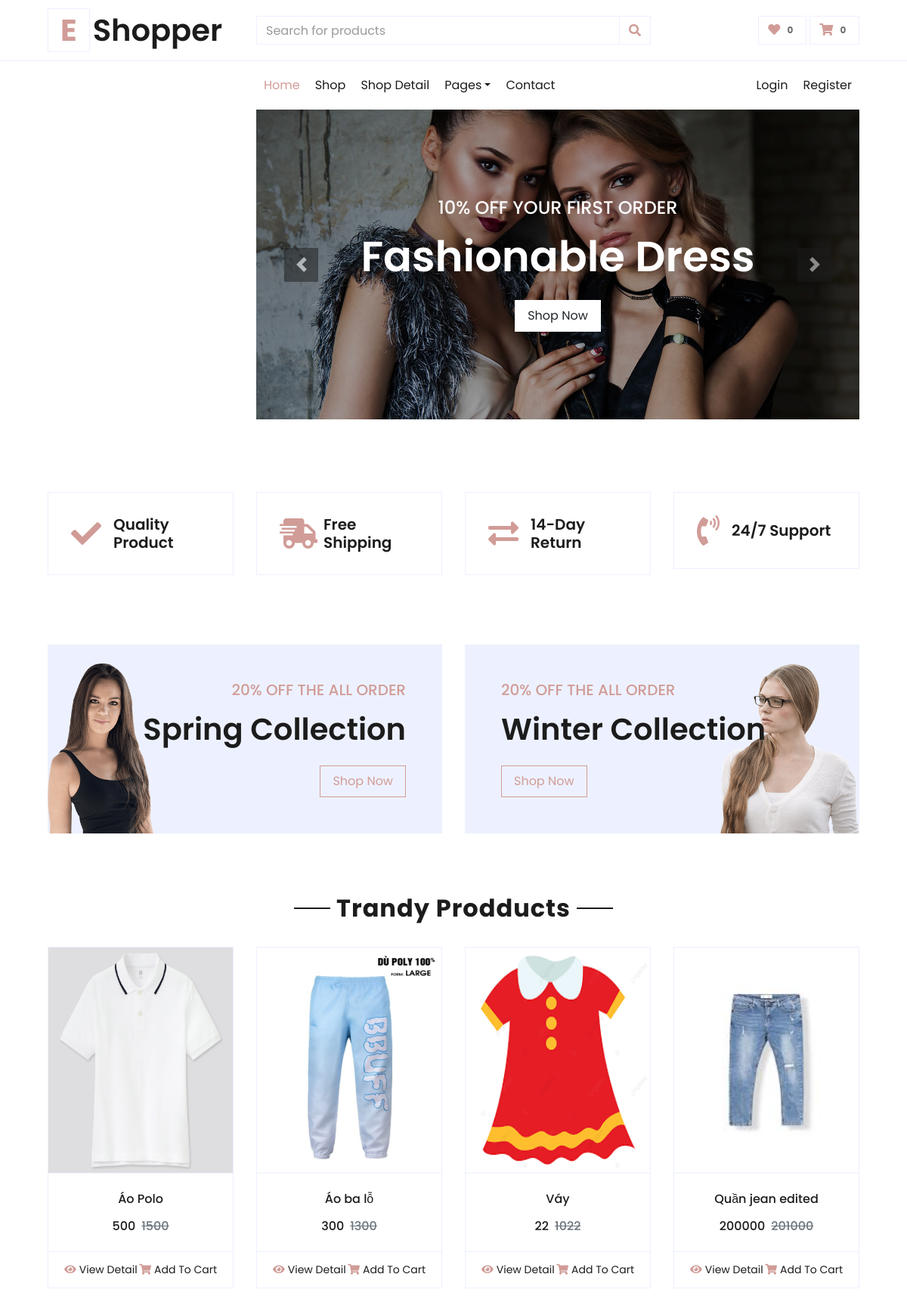
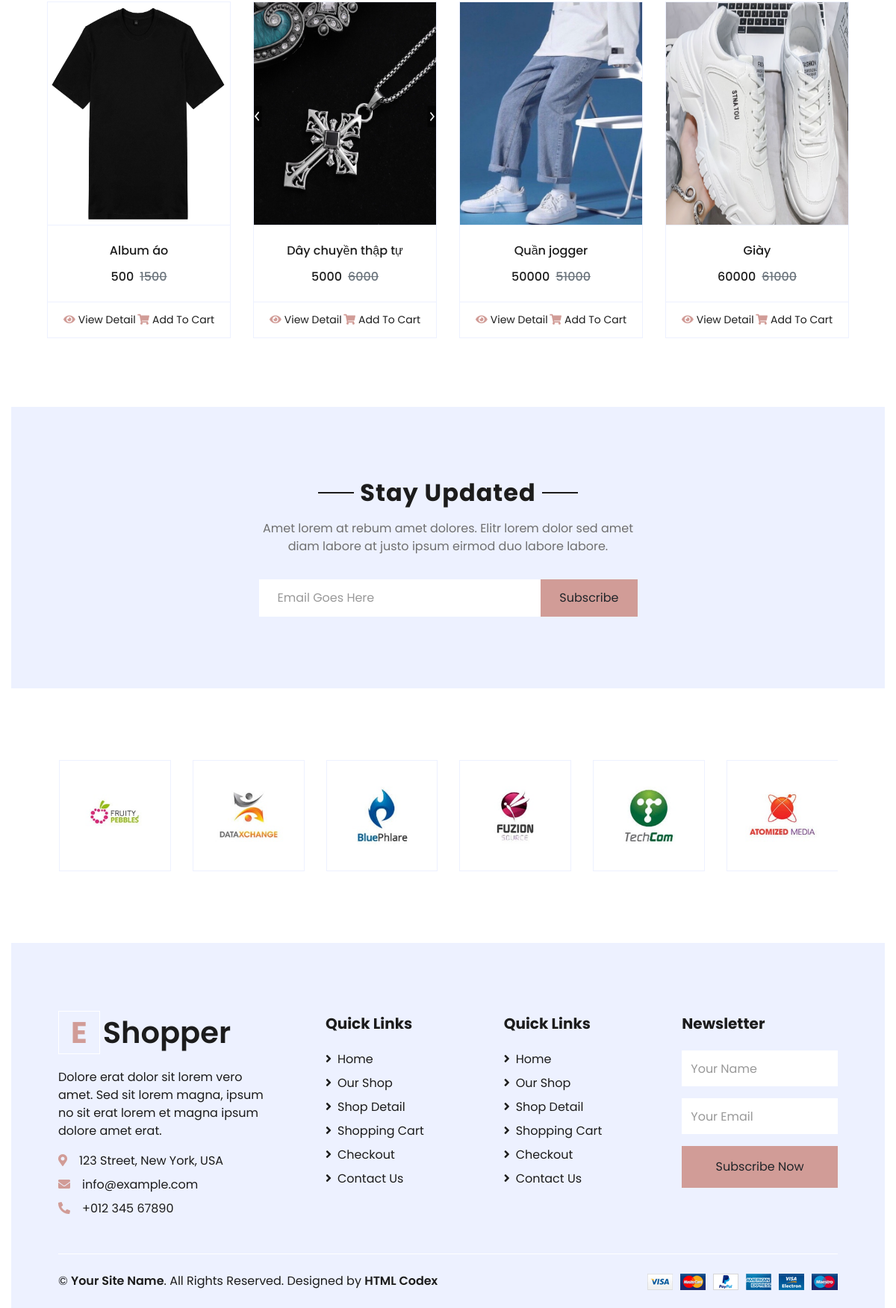
The page / on the database its author committed (2 pictures, top to bottom).
### tables this page shows
CREATE TABLE `products` (
  `id` int(11) NOT NULL,
  `name` varchar(255) NOT NULL,
  `category_id` int(11) NOT NULL,
  `image` varchar(255) NOT NULL,
  `author` int(11) NOT NULL,
  `price` int(11) NOT NULL,
  `quantity` int(11) NOT NULL,
  `description` varchar(255) NOT NULL,
  `created_at` date NOT NULL,
  `update_at` date DEFAULT NULL
);

### controller/home.php (called while the page is built, shortened)
<?php
    $conn = MySQL::getDB();
    $stmt = $conn->prepare('SELECT * FROM PRODUCTS ');
    $stmt->setFetchMode(PDO::FETCH_ASSOC);
    $stmt->execute();
    while($row = $stmt->fetch())
    {
        $products_[] = array('id'          => $row['id'],
                           'name'          => $row['name'],
                           'category_id'   => $row['category_id'],
                           'author'        => $row['author'],
                           'price'         => $row['price'],
                           'image'         => $row['image'],
                           'quantity'      => $row['quantity'],
                           'description'   => $row['description']);
    }
    require_once ROOTPATH . '/public/views/home.php'
?>

### public/index.php (called while the page is built, shortened)
<?php
$app = new App();
?>

### public/views/home.php (the view, shortened to what this page needs)
<?php require ROOTPATH . '/public/partials/header.php';  ?>
    <div class="container-fluid pt-5">
        <div class="row px-xl-5 pb-3">
            <div class="col-lg-3 col-md-6 col-sm-12 pb-1">
                <div class="d-flex align-items-center border mb-4" style="padding: 30px;">
                    <h1 class="fa fa-check text-primary m-0 mr-3"></h1>
                    <h5 class="font-weight-semi-bold m-0">Quality Product</h5>
                </div>
            </div>
            <div class="col-lg-3 col-md-6 col-sm-12 pb-1">
                <div class="d-flex align-items-center border mb-4" style="padding: 30px;">
                    <h1 class="fa fa-shipping-fast text-primary m-0 mr-2"></h1>
                    <h5 class="font-weight-semi-bold m-0">Free Shipping</h5>
                </div>
            </div>
            <div class="col-lg-3 col-md-6 col-sm-12 pb-1">
                <div class="d-flex align-items-center border mb-4" style="padding: 30px;">
                    <h1 class="fas fa-exchange-alt text-primary m-0 mr-3"></h1>
                    <h5 class="font-weight-semi-bold m-0">14-Day Return</h5>
                </div>
            </div>
            <div class="col-lg-3 col-md-6 col-sm-12 pb-1">
                <div class="d-flex align-items-center border mb-4" style="padding: 30px;">
                    <h1 class="fa fa-phone-volume text-primary m-0 mr-3"></h1>
                    <h5 class="font-weight-semi-bold m-0">24/7 Support</h5>
                </div>
            </div>
        </div>
    </div>
    <div class="container-fluid offer pt-5">
        <div class="row px-xl-5">
            <div class="col-md-6 pb-4">
                <div class="position-relative bg-secondary text-center text-md-right text-white mb-2 py-5 px-5">
                    <img src="<?=$_SESSION['SITE_URL'] ?>/public/img/offer-1.png" alt="">
                    <div class="position-relative" style="z-index: 1;">
                        <h5 class="text-uppercase text-primary mb-3">20% off the all order</h5>
                        <h1 class="mb-4 font-weight-semi-bold">Spring Collection</h1>
                        <a href="" class="btn btn-outline-primary py-md-2 px-md-3">Shop Now</a>
                    </div>
                </div>
            </div>
            <div class="col-md-6 pb-4">
                <div class="position-relative bg-secondary text-center text-md-left text-white mb-2 py-5 px-5">
                    <img src="<?=$_SESSION['SITE_URL'] ?>/public/img/offer-2.png" alt="">
                    <div class="position-relative" style="z-index: 1;">
                        <h5 class="text-uppercase text-primary mb-3">20% off the all order</h5>
                        <h1 class="mb-4 font-weight-semi-bold">Winter Collection</h1>
                        <a href="" class="btn btn-outline-primary py-md-2 px-md-3">Shop Now</a>
                    </div>
                </div>
            </div>
        </div>
    </div>
    <div class="container-fluid pt-5">
        <div class="text-center mb-4">
            <h2 class="section-title px-5"><span class="px-2">Trandy Prodducts</span></h2>
        </div>
        <div class="row px-xl-5 pb-3">
        <?php foreach($products_ as $product): ?>
            <div class="col-lg-3 col-md-6  col-sm-12 pb-1">
                <div class="card product-item border-0 mb-4">
                    <div class="card-header product-img position-relative overflow-hidden bg-transparent border p-0" style ="height: 300px">
                        <img class="img-fluid w-100" style ="height: 100%"src="<?=$_SESSION['SITE_URL'] . '/public/img/product_img/' . $product['image'] . Config::EXT_IMG?>" alt="">
                    </div>
                    <div class="card-body border-left border-right text-center p-0 pt-4 pb-3">
                        <h6 class="text-truncate mb-3"><?= $product['name'] ?></h6>
                        <div class="d-flex justify-content-center">
                            <h6><?= $product['price'] ?></h6><h6 class="text-muted ml-2"><del><?= $product['price'] + 1000 ?></del></h6>
                        </div>
                    </div>
                    <div class="card-footer d-flex justify-content-between bg-light border">
                        <a href="" class="btn btn-sm text-dark p-0"><i class="fas fa-eye text-primary mr-1"></i>View Detail</a>
                        <a href="" class="btn btn-sm text-dark p-0"><i class="fas fa-shopping-cart text-primary mr-1"></i>Add To Cart</a>
                    </div>
                </div>
            </div>
        <?php endforeach; ?>
    </div>
    <div class="container-fluid bg-secondary my-5">
        <div class="row justify-content-md-center py-5 px-xl-5">
            <div class="col-md-6 col-12 py-5">
                <div class="text-center mb-2 pb-2">
                    <h2 class="section-title px-5 mb-3"><span class="bg-secondary px-2">Stay Updated</span></h2>
                    <p>Amet lorem at rebum amet dolores. Elitr lorem dolor sed amet diam labore at justo ipsum eirmod duo labore labore.</p>
                </div>
                <form action="">
                    <div class="input-group">
                        <input type="text" class="form-control border-white p-4" placeholder="Email Goes Here">
                        <div class="input-group-append">
                            <button class="btn btn-primary px-4">Subscribe</button>
                        </div>
                    </div>
                </form>
            </div>
        </div>
    </div>
    <div class="container-fluid py-5">
        <div class="row px-xl-5">
            <div class="col">
                <div class="owl-carousel vendor-carousel">
                    <div class="vendor-item border p-4">
                        <img src="<?=$_SESSION['SITE_URL'] ?>/public/img/vendor-1.jpg" alt="">
                    </div>
                    <div class="vendor-item border p-4">
                        <img src="<?=$_SESSION['SITE_URL'] ?>/public/img/vendor-2.jpg" alt="">
                    </div>
                    <div class="vendor-item border p-4">
                        <img src="<?=$_SESSION['SITE_URL'] ?>/public/img/vendor-3.jpg" alt="">
                    </div>
                    <div class="vendor-item border p-4">
                        <img src="<?=$_SESSION['SITE_URL'] ?>/public/img/vendor-4.jpg" alt="">
                    </div>
                    <div class="vendor-item border p-4">
                        <img src="<?=$_SESSION['SITE_URL'] ?>/public/img/vendor-5.jpg" alt="">
                    </div>
                    <div class="vendor-item border p-4">
                        <img src="<?=$_SESSION['SITE_URL'] ?>/public/img/vendor-6.jpg" alt="">
                    </div>
                </div>
            </div>
        </div>
    </div>
<?php require  ROOTPATH . '/public/partials/footer.php'; ?>

### rows shown on the page
products: image (picture), name "Áo Polo", price "500", $product['price'] + 1000 "1500"
products: image (picture), name "Áo ba lỗ", price "300", $product['price'] + 1000 "1300"
products: shows a picture, name "Váy", price "22", $product['price'] + 1000 "1022"
products: image (picture), name "Quần jean edited", price "200000", $product['price'] + 1000 "201000"
products: shows a picture, name "Album áo", price "500", $product['price'] + 1000 "1500"
products: image (picture), name "Dây chuyền thập tự", price "5000", $product['price'] + 1000 "6000"
products: image (picture), name "Quần jogger", price "50000", $product['price'] + 1000 "51000"
products: image (picture), name "Giày", price "60000", $product['price'] + 1000 "61000"
